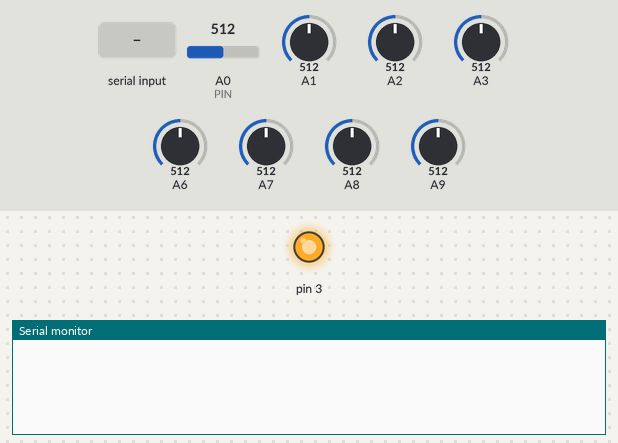
This sketch was run on a simulated Arduino Mega 2560, built with avr-gcc and run on an emulated ATmega2560. On the bench: output pins drawn as LEDs (lit = HIGH), the last lines printed to the serial monitor. The inputs (shaded band) are chosen by the test bench; at power-on: A0 (PIN) = 512, A1 = 512, A2 = 512, A3 = 512, A6 = 512, A7 = 512, A8 = 512, A9 = 512.

Above: at 1.2 s.
1.3 s: byte 2 (2) received over Serial
At 1.9 s:
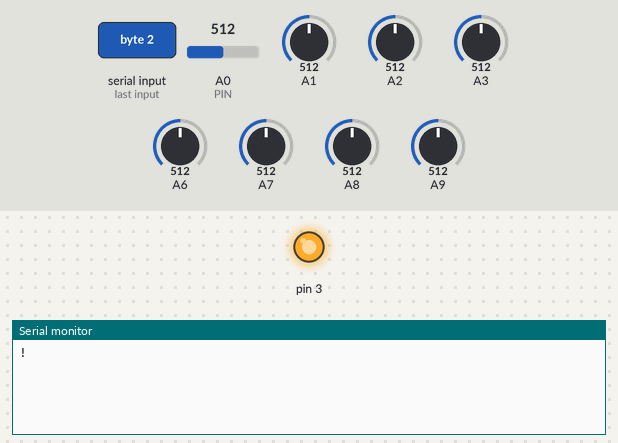
3.5 s: byte 4 (4) received over Serial
At 3.79 s:
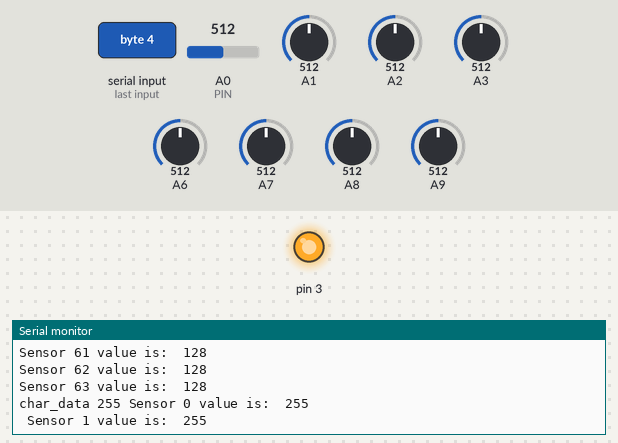
Timing chart, 0 to 6.5 s (numbered marks = the images above; inputs shaded):
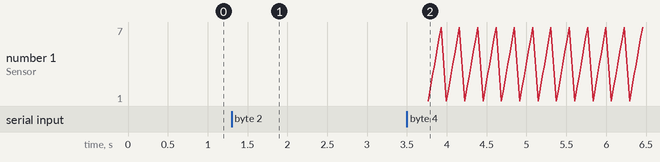

Measured:
- after the input at 1.3 s, the serial monitor: prints a new line after 0.21 s (image 1)
- after the input at 3.5 s, the serial monitor: prints a new line at once (image 2)

The sketch:

v2.ino
```cpp
// программа для Arduino


#include <EEPROM.h>

const int COUNT_SENSOR = 8;
const int COUNT_MEMORY_CHAR = 60;

byte mode = 0;
byte detected_char = 0;
int active_port = 0; // 1 - usb, 2 - usart

enum Sensors {
  FlexSensor1,
  FlexSensor2,
  FlexSensor3,
  FlexSensor4,
  FlexSensor5,
  AxeleratorX,
  AxeleratorY,
  AxeleratorZ,
};

struct t_char_data {
    byte sensors_value[COUNT_SENSOR];
    byte char_value;
  };

struct t_sensor_data {
    int CurrentADC;
    int PIN;
  };

t_sensor_data sensor_data[COUNT_SENSOR];
t_char_data char_data[COUNT_MEMORY_CHAR];

void setup() {
Serial.begin(9600);
Serial1.begin(9600);
pinMode(3, OUTPUT);
digitalWrite(3, HIGH);

sensor_data[FlexSensor1].PIN = A0;
sensor_data[FlexSensor2].PIN = A1;
sensor_data[FlexSensor3].PIN = A2;
sensor_data[FlexSensor4].PIN = A3;
sensor_data[FlexSensor5].PIN = A6;
sensor_data[AxeleratorX].PIN = A7;
sensor_data[AxeleratorY].PIN = A8;
sensor_data[AxeleratorZ].PIN = A9;

read_char_data();

}

void loop() {

if(Serial.available()>0){
  mode = Serial.read();
  active_port = 1;
}

if(Serial1.available()>0){
  mode = Serial1.read();
  //Serial.println(mode);
  active_port = 2;
}

for (int i = 0; i < COUNT_SENSOR; i++) sensor_data[i].CurrentADC = analogRead(sensor_data[i].PIN)>>2;

if (mode == 0) // stop
{
  detected_char = 0;
  delay(500);
  return;
}

if ((mode == 1) || (mode == 2)) // work
{
  byte find_char = 0;
  for (int i = 0; i < COUNT_MEMORY_CHAR && char_data[i].char_value > 0; i++)
  {
    bool is_search = true;
    for (int j = 0; j < COUNT_SENSOR; j++)
    {
      if (abs(char_data[i].sensors_value[j] - sensor_data[j].CurrentADC) > 20)
      {
        is_search = false;
        break;
      }
    }
    if (is_search)
    {
      find_char = char_data[i].char_value;
      break;
    }
  }
  if (find_char)
  {
    if ((find_char != detected_char) || (mode == 2))
    {
      print_port(find_char);
      detected_char = find_char;
    }
  } else if (mode == 2) print_port('!');

  delay(500);
}
if (mode == 3) // clear
{
  for (int i = 0; i < COUNT_MEMORY_CHAR; i++)
  {
    for (int j = 0; j < COUNT_SENSOR; j++)
    {
      char_data[i].sensors_value[j] = 0;
    }
    char_data[i].char_value = 0;
  }
  save_char_data();
  mode = 0;
  delay(500);
}
if (mode == 4) // print
{
  print_data();
  read_char_data();
  print_char_data();
  mode = 0;
  delay(500);
  return;
}
if (mode >= 5) // new char
{
  int index_char = -1;
  for (int i = 0; i < COUNT_MEMORY_CHAR; i++)
  {
    if (char_data[i].char_value == mode || char_data[i].char_value == 0)
    {
      index_char = i;
      break;
    }
  }
  if (index_char > -1)
  {
    char_data[index_char].char_value = mode;
    for (int i = 0; i < COUNT_SENSOR; i++)
    {
      char_data[index_char].sensors_value[i] = sensor_data[i].CurrentADC;
    }
    save_char_data();
  }
  mode = 0;
  delay(500);
}

}

void save_char_data()
{
  for (int i = 0; i < sizeof(t_char_data)*COUNT_MEMORY_CHAR; i++)
  {
    EEPROM.update(i, *(((uint8_t *) char_data)+i));
  }
}

void read_char_data()
{
  for (int i = 0; i < sizeof(t_char_data)*COUNT_MEMORY_CHAR; i++)
  {
    *(((uint8_t *) char_data)+i) = EEPROM.read(i);
  }
}

void print_port(byte cp)
{
  if (active_port == 1) Serial.write(cp);
  if (active_port == 2) Serial1.write(cp);
}

void print_data()
{
  if (active_port == 1)
  {
    for (t_sensor_data data : sensor_data)
    {
      Serial.print("Sensor ");
      Serial.print(data.PIN);
      Serial.print(" value is:  ");
      Serial.println(data.CurrentADC);
    }
  }
  if (active_port == 2)
  {
    for (t_sensor_data data : sensor_data)
    {
      Serial1.print("Sensor ");
      Serial1.print(data.PIN);
      Serial1.print(" value is:  ");
      Serial1.println(data.CurrentADC);
    }
  }
}

void print_char_data()
{
  if (active_port == 1) t_char_data char_data[COUNT_MEMORY_CHAR];
  {
    for (int i = 0; i < COUNT_MEMORY_CHAR; i++)
    {
      Serial.print("char_data ");
      Serial.print(char_data[i].char_value);
      for (int j = 0; j < COUNT_SENSOR; j++)
      {
        Serial.print(" Sensor ");
        Serial.print(j);
        Serial.print(" value is:  ");
        Serial.println(char_data[i].sensors_value[j]);
      }
    }
  }
  if (active_port == 2)
  {
    for (int i = 0; i < COUNT_MEMORY_CHAR; i++)
    {
      Serial1.print("char_data ");
      Serial1.print(char_data[i].char_value);
      for (int j = 0; j < COUNT_SENSOR; j++)
      {
        Serial1.print(" Sensor ");
        Serial1.print(j);
        Serial1.print(" value is:  ");
        Serial1.println(char_data[i].sensors_value[j]);
      }
    }
  }
}
```
